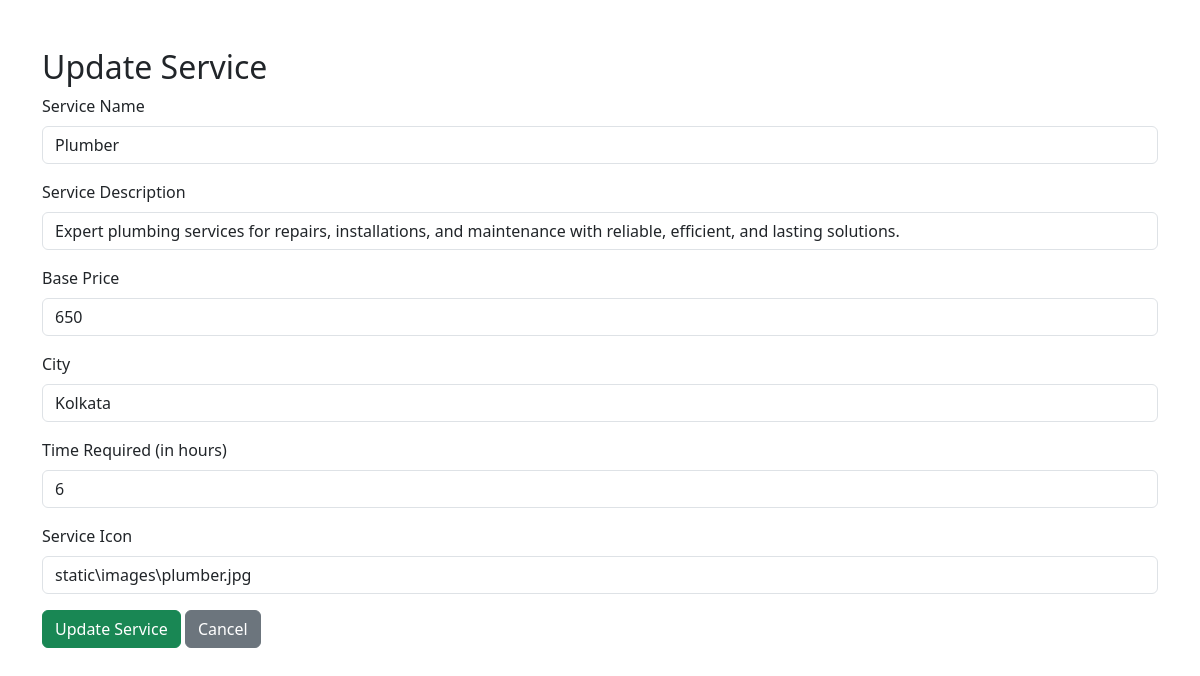
/admin/update_service/1, run on the app's committed database.
### model.py (models this page shows)
class service(db.Model):
    __tablename__ ='services'
    id = db.Column(db.Integer , primary_key= True, autoincrement = True)
    name = db.Column(db.String)
    description = db.Column(db.String)
    price = db.Column(db.String)
    city = db.Column(db.String)
    time_required = db.Column(db.String)
    image_location = db.Column(db.String)  # New column for image location

### main.py (the view, shortened to what this page needs)
@app.route('/admin/update_service/<int:service_id>', methods=['GET', 'POST'])
def update_service(service_id):
    service_to_update = service.query.get_or_404(service_id)
    return render_template('update_service.html', service=service_to_update)

### templates/update_service.html (shortened to what this page needs)
<!DOCTYPE html>
<html lang="en">
<head>
    <link href="https://cdn.jsdelivr.net/npm/bootstrap@5.3.0-alpha1/dist/css/bootstrap.min.css" rel="stylesheet">
</head>
<body>
<div class="container mt-5">
    <h2>Update Service</h2>
    <form action="{{ url_for('update_service', service_id=service.id) }}" method="POST">
        <div class="mb-3">
            <label for="name" class="form-label">Service Name</label>
            <input type="text" class="form-control" id="name" name="name" value="{{ service.name }}" required>
        </div>
        <div class="mb-3">
            <label for="description" class="form-label">Service Description</label>
            <input type="text" class="form-control" id="description" name="description" value="{{ service.description }}" required>
        </div>
        <div class="mb-3">
            <label for="price" class="form-label">Base Price</label>
            <input type="number" class="form-control" id="price" name="price" value="{{ service.price }}" required>
        </div>
        <div class="mb-3">
            <label for="city" class="form-label">City</label>
            <input type="text" class="form-control" id="city" name="city" value="{{ service.city }}" required>
        </div>
        <div class="mb-3">
            <label for="time_required" class="form-label">Time Required (in hours)</label>
            <input type="number" class="form-control" id="time_required" name="time_required" value="{{ service.time_required }}" required>
        </div>
        <div class="mb-3">
            <label for="image_location" class="form-label">Service Icon</label>
            <input type="text" class="form-control" id="image_location" name="image_location" value="{{ service.image_location }}" >
        </div>
        <button type="submit" class="btn btn-success">Update Service</button>
        <a href="{{ url_for('manage_services') }}" class="btn btn-secondary">Cancel</a>
    </form>
</div>
</body>
</html>

### data on the page
service: name "Plumber", description "Expert plumbing services for repairs, installations, and maintenance with reliable, efficient, and lasting solutions.", price "650", city "Kolkata", time_required "6", image_location "static\\images\\plumber.jpg"
